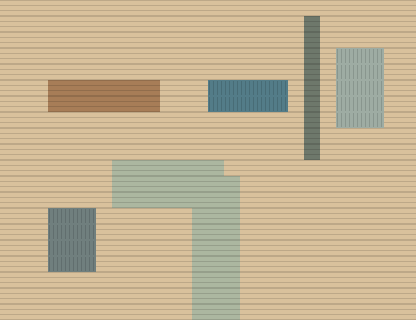

Below is a game level as drawn by its tile map, then a one-line description and the .tmx that defines it (tile-layer data replaced by summaries):
An orthogonal 26x20 tile map with 16x16 px tiles, 3 tile layers (地形与水体, 道路 · 铺地与栈桥, 建筑与家具占地), 1 hidden layer not drawn and 10 objects (5x footprint, 2x 服务, route, 住所, 门).

<map version="1.10" tiledversion="1.10.2" orientation="orthogonal" renderorder="right-down" width="26" height="20" tilewidth="16" tileheight="16" infinite="0" nextlayerid="12" nextobjectid="11">
  <properties>
    <property name="地点" value="ArcticPassage_Fishery" />
    <property name="图名" value="蓝屋收购站" />
    <property name="阶段" value="焕新版空间规划 / 01" />
    <property name="单位" value="1格 = 16设计像素；左上原点" />
    <property name="编辑说明" value="地形和道路用图块刷。交互与落点用对象工具。碰撞层默认隐藏，红格阻行。" />
  </properties>
  <tileset firstgid="1" source="../图块/制图色板.tsx" />
  <layer id="1" name="地形与水体" width="26" height="20">
    <data>[520 cells, 520 non-empty, 4 distinct tile ids]</data>
  </layer>
  <layer id="2" name="道路 · 铺地与栈桥" width="26" height="20">
    <data>[520 cells, 44 non-empty, 4 distinct tile ids]</data>
  </layer>
  <layer id="3" name="建筑与家具占地" width="26" height="20">
    <data>[520 cells, 60 non-empty, 20 distinct tile ids]</data>
  </layer>
  <layer id="4" name="碰撞 · 红格阻行" width="26" height="20" visible="0" opacity=".55">
    <data>[520 cells, 147 non-empty, 4 distinct tile ids]</data>
  </layer>
  <objectgroup id="5" name="建筑 · 轮廓与用途" color="#5f5b4b" visible="0">
    <object id="1" name="售货台" type="footprint" x="48" y="80" width="112" height="32">
      <properties>
        <property name="材质" value="wood" />
      </properties>
    </object>
    <object id="2" name="订单台" type="footprint" x="208" y="80" width="80" height="32">
      <properties>
        <property name="材质" value="blue" />
      </properties>
    </object>
    <object id="3" name="储货架" type="footprint" x="48" y="208" width="48" height="64">
      <properties>
        <property name="材质" value="slate" />
      </properties>
    </object>
    <object id="4" name="艾达床" type="footprint" x="336" y="48" width="48" height="80">
      <properties>
        <property name="材质" value="bed" />
      </properties>
    </object>
    <object id="5" name="隔断" type="footprint" x="304" y="16" width="16" height="144">
      <properties>
        <property name="材质" value="wall" />
      </properties>
    </object>
  </objectgroup>
  <objectgroup id="6" name="专题 · 开发区与季节活动" color="#8b7542" visible="0" />
  <objectgroup id="7" name="步道 · 中心线与宽度" color="#9a693d" visible="0">
    <object id="6" name="rug 1" type="route" x="216.0" y="312.0">
      <properties>
        <property name="宽度_格" value="3" />
      </properties>
      <polyline points="0.0,0.0 0.0,-128.0 -96.0,-128.0" />
    </object>
  </objectgroup>
  <objectgroup id="8" name="玩法 · 站位与交互说明" color="#944b3c">
    <object id="7" name="收购柜" type="服务" x="120.0" y="120.0">
      <properties>
        <property name="用途" value="鱼货收购" />
        <property name="站位" value="7,7" />
      </properties>
      <point />
    </object>
    <object id="8" name="订单柜" type="服务" x="248.0" y="120.0">
      <properties>
        <property name="用途" value="首单、日单交付" />
        <property name="站位" value="15,7" />
      </properties>
      <point />
    </object>
    <object id="9" name="艾达床侧" type="住所" x="360.0" y="136.0">
      <properties>
        <property name="用途" value="私人房间从南侧进入" />
        <property name="站位" value="22,8" />
      </properties>
      <point />
    </object>
  </objectgroup>
  <objectgroup id="9" name="连接 · 触发与目的地" color="#2c6973" visible="0">
    <object id="10" name="往 霜灯港镇区" type="门" x="208" y="304" width="16" height="16">
      <properties>
        <property name="条件" value="全年开放" />
        <property name="中心格" value="13,19" />
        <property name="目标地点" value="Town" />
        <property name="目标落点" value="48,22" />
        <property name="本侧落点" value="13,16" />
      </properties>
    </object>
  </objectgroup>
  <objectgroup id="10" name="日程 · 候选停留点" color="#4b714c" visible="0" />
  <objectgroup id="11" name="节日 · 六人站位" color="#a95730" visible="0" />
</map>
